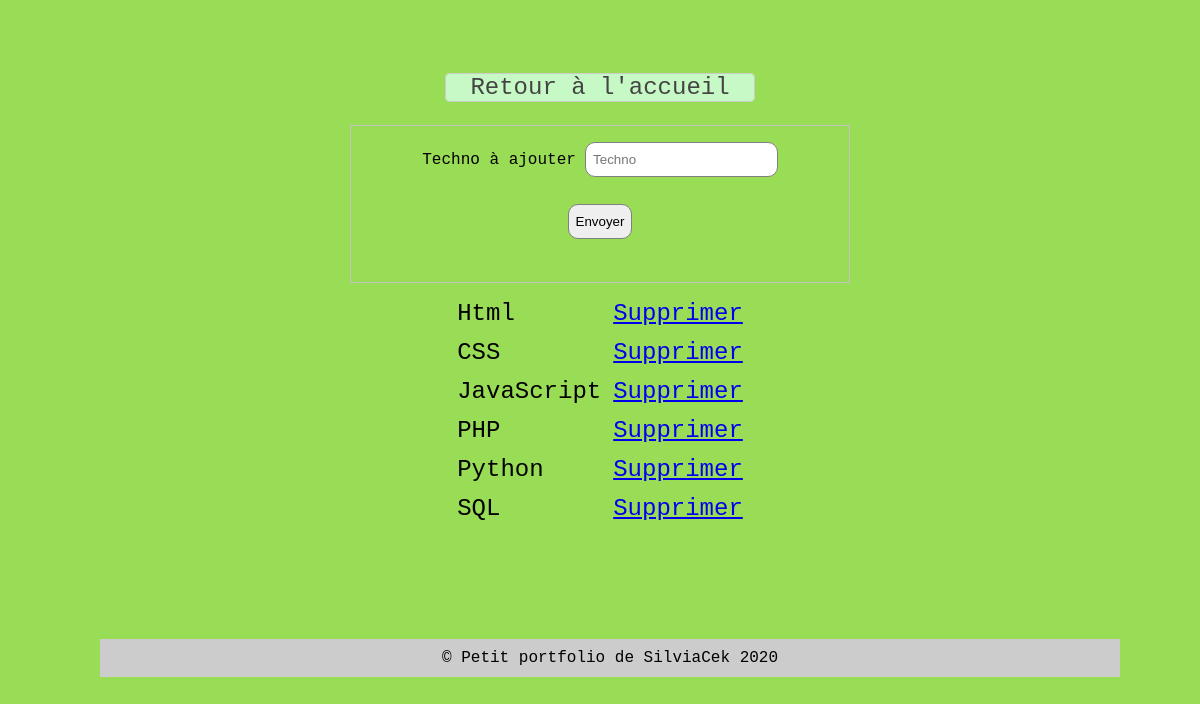
/admin/admin_techno/techno_liste_ajout.php (signed in), run on an earlier commit of the app's database.
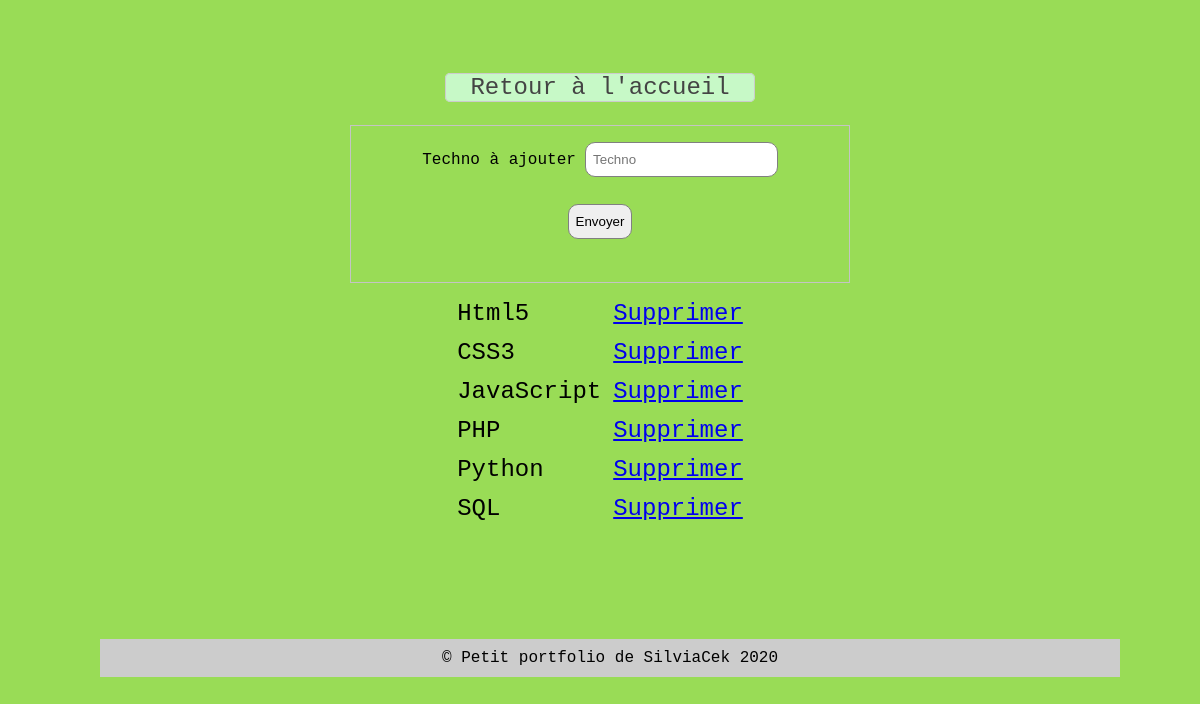
And on a later commit of the database.
### tables this page shows
CREATE TABLE IF NOT EXISTS `techno` (
  `id_techno` int(11) NOT NULL AUTO_INCREMENT,
  `nom_techno` varchar(150) NOT NULL,
  PRIMARY KEY (`id_techno`)
);

### admin/admin_techno/techno_liste_ajout.php (the view, shortened to what this page needs)
<?php
include "../../config.php";
include "../../fonctions.php";
include "../include/entete_admin.php";
?>
<div class="projets">
  <a href="<?php echo URL_SITE ?>admin/index.php">Retour à l'accueil</a>
</div>
<div class="form">
  <form enctype="multipart/form-data" action="ajout_techno_reponse.php" method="post">
    <div class="field">
        Techno à ajouter <input name="nom_techno" placeholder="Techno" type="text" value="">
    </div>
    <input type="submit" value="Envoyer" />
  </form>
</div>
<?php
$tableTechno = $bdd -> query("SELECT * FROM techno")-> fetchAll();?>
<table>
  <?php
  if(count($tableTechno) == 0) {
      echo "Aucune techno ! Vous pouvez insérer une nouvelle techno à partir de cette page.";
  } else {
    foreach ($tableTechno as $techno) {
      $supprimerTechno = html_a("Supprimer", URL_SITE . "admin/admin_techno/techno_supprimer.php?technoASupprimer=$techno[id_techno]", "alert", "Êtes-vous sûr de vouloir effacer cette techno ?");
      echo "<tr>
              <td>$techno[nom_techno]</td>
              <td><a href=''>$supprimerTechno</a></td>
            </tr>";
    }
  }
?>
</table>
<?php include "../../template/include/footer.php";

### fonctions.php (shortened to what this page needs)
<?php
  function html_a($text, $lien = "#", $class="", $confirm="") {
      if($confirm != "") {
        $confirm = "onclick=\"return confirm('$confirm')\"";
      }
      return "<a href='$lien' class='$class' $confirm >$text</a>";
   }

What changed in the data, as far as the page shows it:
changed techno: nom_techno "Html" → "Html5"
changed techno: nom_techno "CSS" → "CSS3"
